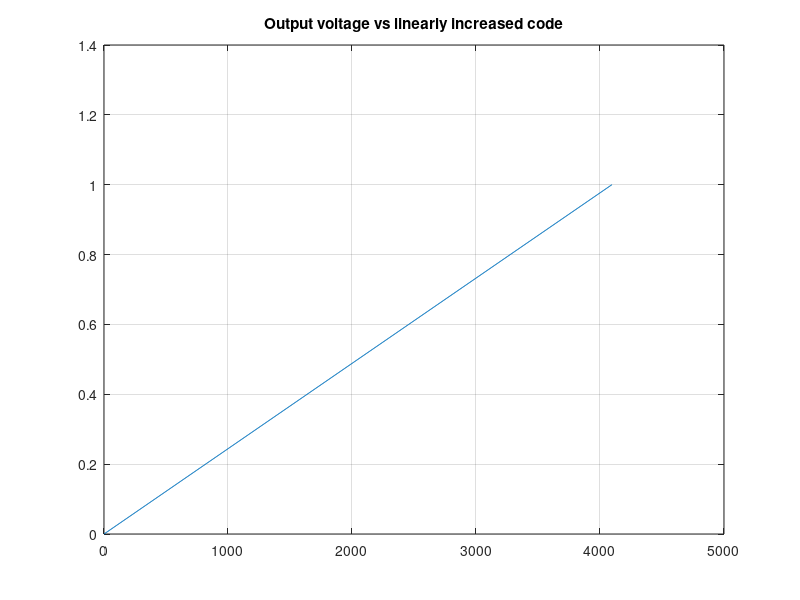
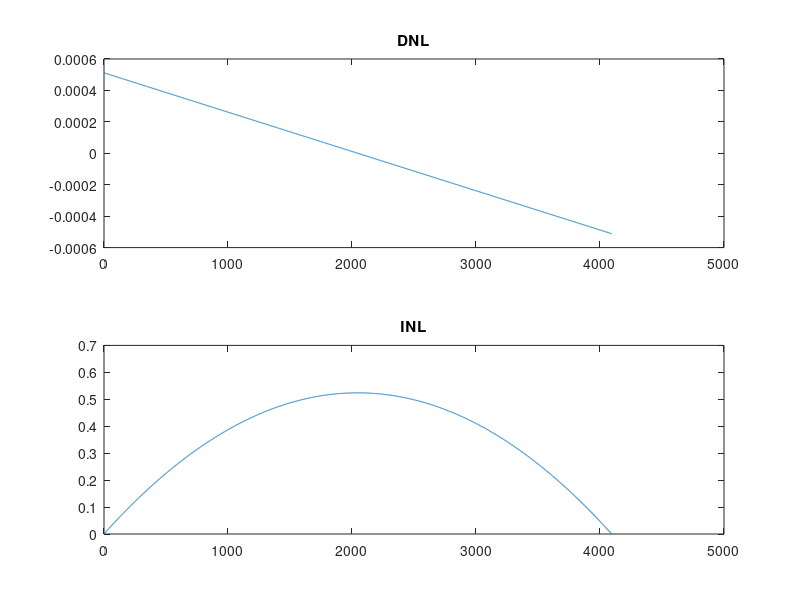

The MATLAB source for these figures, in order: (Note: this script raises an error after producing the figures.)
clear all;
close all;
% We define all the variables
Fs=1;           % Sampling Freq
Vdd=1;          % Voltage input
B=12;           % Number of bits
RL=25;          % Load Resistor
Ron=100;        % Switch serial resistor
RU=200e6;       % Current source resistor
Iu=Vdd/(RL*(2^B-1));
Ron_n=Ron*ones(1,2^B);
RU_n=RU*ones(1,2^B);
Rn_n=Ron_n+RU_n;
In_n=Vdd./Rn_n + Iu;

x_lin=0:2^B-1;
% We obtain the Vout_lin
for i=1:2^B
    Vout_lin(i)=sum(In_n(1:x_lin(i)))./(1/RL+sum(1./(Rn_n(1:x_lin(i)))));
end
% Output voltage vs code
figure(1)
stairs(x_lin,Vout_lin);
grid on;
title('Output voltage vs linearly increased code')

% We define delta and get DNL and INL
delta=Vdd/(2^B-1);
DNL=(diff(Vout_lin)-delta)/delta;
for j=1:length(DNL)
    INL(j)=sum(DNL(1:j));
end

% We plot DNL and INL
figure(2)
subplot(2,1,1)
plot(x_lin(1:4095),DNL)
title('DNL')
subplot(2,1,2)
plot(x_lin(1:4095),INL)
title('INL')


% We now calculate Vout sin (Single)
n=0:2^B-1;
x_sin=(2^B-1)*(0.5*sin(2*pi*500./length(n).*n)+0.5);
  for g=1:length(x_sin)
      Vout_sin(g)=sum(In_n(1:x_sin(g)))./(1/RL+sum(1./Rn_n(1:x_sin(g))));
  end
  
 fft_plot(Vout_sin,1,'lin','dB')
 title('Non Differential')
 ylim([-140 20])
 
% We now calculate Vout sin 180 (Diff)
x_sin_180=(2^B-1)*(0.5*sin(2*pi*500./length(n).*n+pi)+0.5);
for g=1:length(x_sin)
    Vout_sin_180(g)=sum(In_n(1:x_sin_180(g)))./(1/RL+sum(1./Rn_n(1:x_sin_180(g))));
end

fft_plot((Vout_sin-Vout_sin_180)/2,1,'lin','dB');
ylim([-140 20])
title('Differential')

